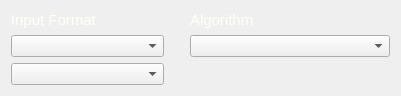
  <widget class="QWidget" name="gridLayoutWidget_2">
   <property name="geometry">
    <rect>
     <x>19</x>
     <y>650</y>
     <width>401</width>
     <height>81</height>
    </rect>
   </property>
   <layout class="QGridLayout" name="gridLayout">
    <item row="0" column="0">
     <widget class="QLabel" name="label_8">
      <property name="sizePolicy">
       <sizepolicy hsizetype="Preferred" vsizetype="Fixed">
        <horstretch>0</horstretch>
        <verstretch>0</verstretch>
       </sizepolicy>
      </property>
      <property name="palette">
       <palette>
        <active>
         <colorrole role="WindowText">
          <brush brushstyle="SolidPattern">
           <color alpha="255">
            <red>255</red>
            <green>255</green>
            <blue>246</blue>
           </color>
          </brush>
         </colorrole>
        </active>
        <inactive>
         <colorrole role="WindowText">
          <brush brushstyle="SolidPattern">
           <color alpha="255">
            <red>255</red>
            <green>255</green>
            <blue>246</blue>
           </color>
          </brush>
         </colorrole>
        </inactive>
        <disabled>
         <colorrole role="WindowText">
          <brush brushstyle="SolidPattern">
           <color alpha="255">
            <red>255</red>
            <green>255</green>
            <blue>255</blue>
           </color>
          </brush>
         </colorrole>
        </disabled>
       </palette>
      </property>
      <property name="font">
       <font>
        <pointsize>11</pointsize>
       </font>
      </property>
      <property name="layoutDirection">
       <enum>Qt::LeftToRight</enum>
      </property>
      <property name="text">
       <string>Input Format</string>
      </property>
      <property name="alignment">
       <set>Qt::AlignJustify|Qt::AlignVCenter</set>
      </property>
     </widget>
    </item>
    <item row="1" column="0">
     <widget class="QComboBox" name="comboBox_InputPixel"/>
    </item>
    <item row="2" column="0">
     <widget class="QComboBox" name="comboBox_InputFormat"/>
    </item>
    <item row="0" column="2">
     <widget class="QLabel" name="label_6">
      <property name="sizePolicy">
       <sizepolicy hsizetype="Preferred" vsizetype="Fixed">
        <horstretch>0</horstretch>
        <verstretch>0</verstretch>
       </sizepolicy>
      </property>
      <property name="palette">
       <palette>
        <active>
         <colorrole role="WindowText">
          <brush brushstyle="SolidPattern">
           <color alpha="255">
            <red>255</red>
            <green>255</green>
            <blue>246</blue>
           </color>
          </brush>
         </colorrole>
        </active>
        <inactive>
         <colorrole role="WindowText">
          <brush brushstyle="SolidPattern">
           <color alpha="255">
            <red>255</red>
            <green>255</green>
            <blue>246</blue>
           </color>
          </brush>
         </colorrole>
        </inactive>
        <disabled>
         <colorrole role="WindowText">
          <brush brushstyle="SolidPattern">
           <color alpha="255">
            <red>255</red>
            <green>255</green>
            <blue>255</blue>
           </color>
          </brush>
         </colorrole>
        </disabled>
       </palette>
      </property>
      <property name="font">
       <font>
        <pointsize>11</pointsize>
       </font>
      </property>
      <property name="layoutDirection">
       <enum>Qt::LeftToRight</enum>
      </property>
      <property name="text">
       <string>Algorithm</string>
      </property>
      <property name="alignment">
       <set>Qt::AlignJustify|Qt::AlignVCenter</set>
      </property>
     </widget>
    </item>
    <item row="1" column="2">
     <widget class="QComboBox" name="comboBox_Algorithm">
      <property name="sizePolicy">
       <sizepolicy hsizetype="Minimum" vsizetype="Fixed">
        <horstretch>0</horstretch>
        <verstretch>0</verstretch>
       </sizepolicy>
      </property>
      <property name="minimumSize">
       <size>
        <width>200</width>
        <height>0</height>
       </size>
      </property>
     </widget>
    </item>
    <item row="0" column="1">
     <spacer name="horizontalSpacer">
      <property name="orientation">
       <enum>Qt::Horizontal</enum>
      </property>
      <property name="sizeType">
       <enum>QSizePolicy::Fixed</enum>
      </property>
      <property name="sizeHint" stdset="0">
       <size>
        <width>20</width>
        <height>10</height>
       </size>
      </property>
     </spacer>
    </item>
   </layout>
  </widget>
